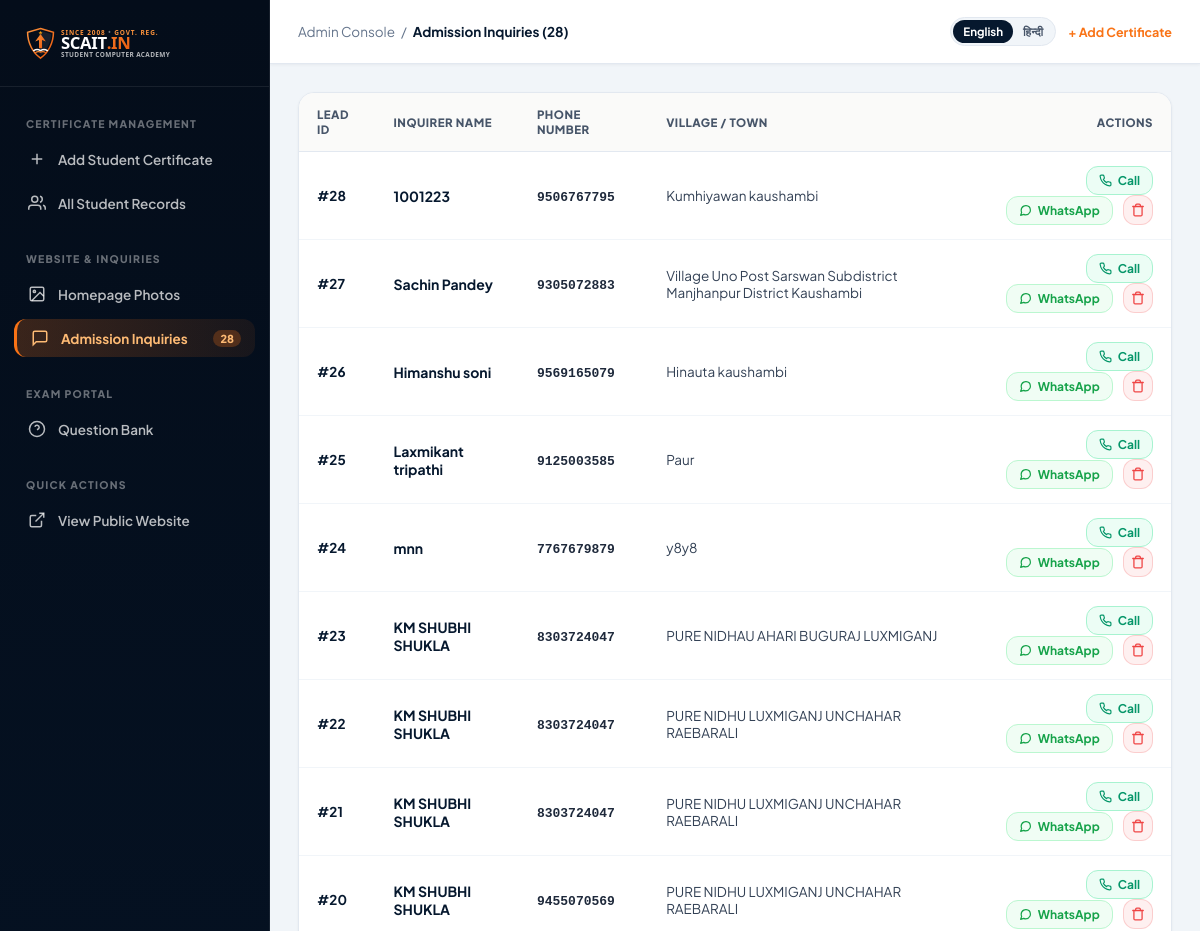
Page /admin-inquiries.php (signed in, upper part) on the earlier database version.
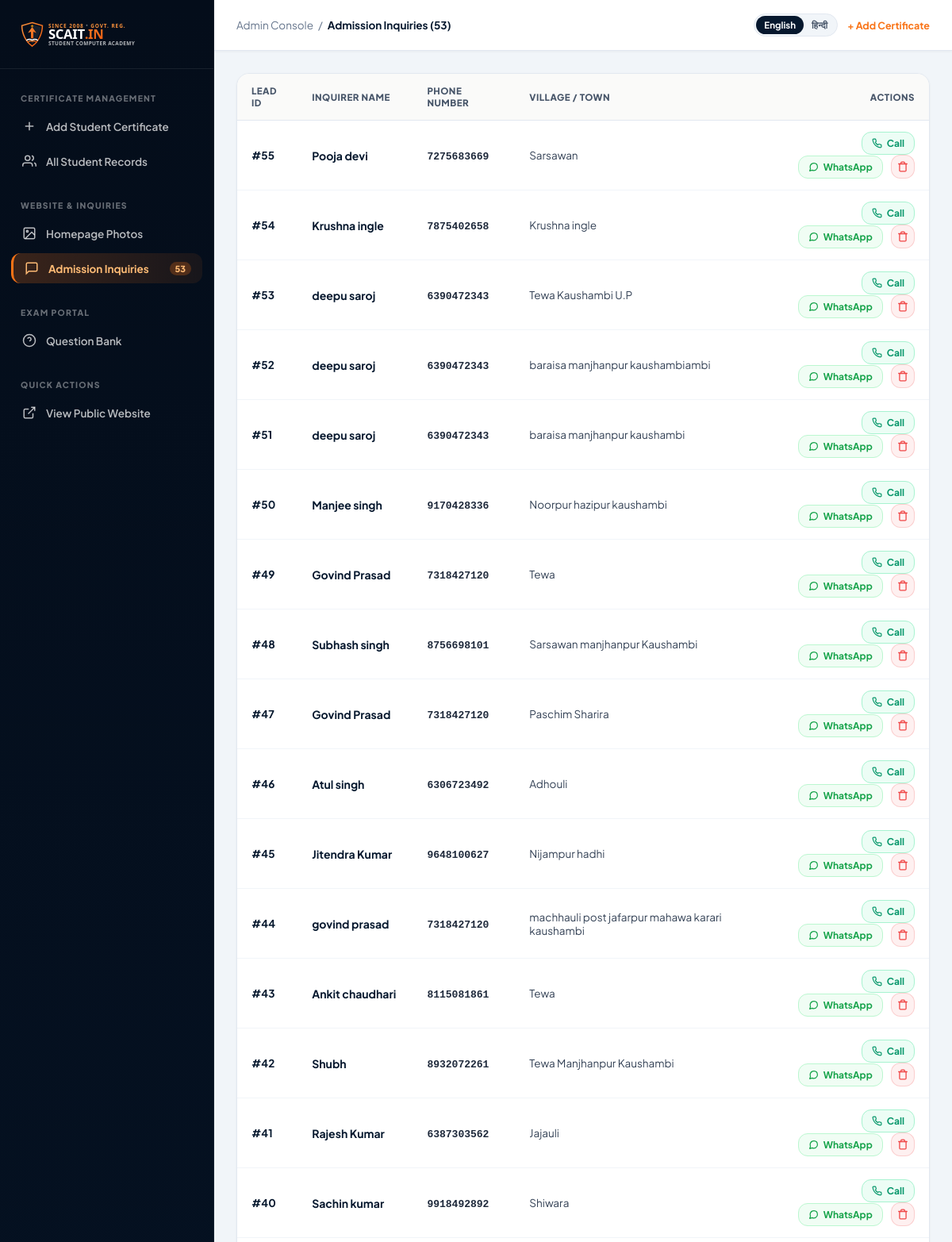
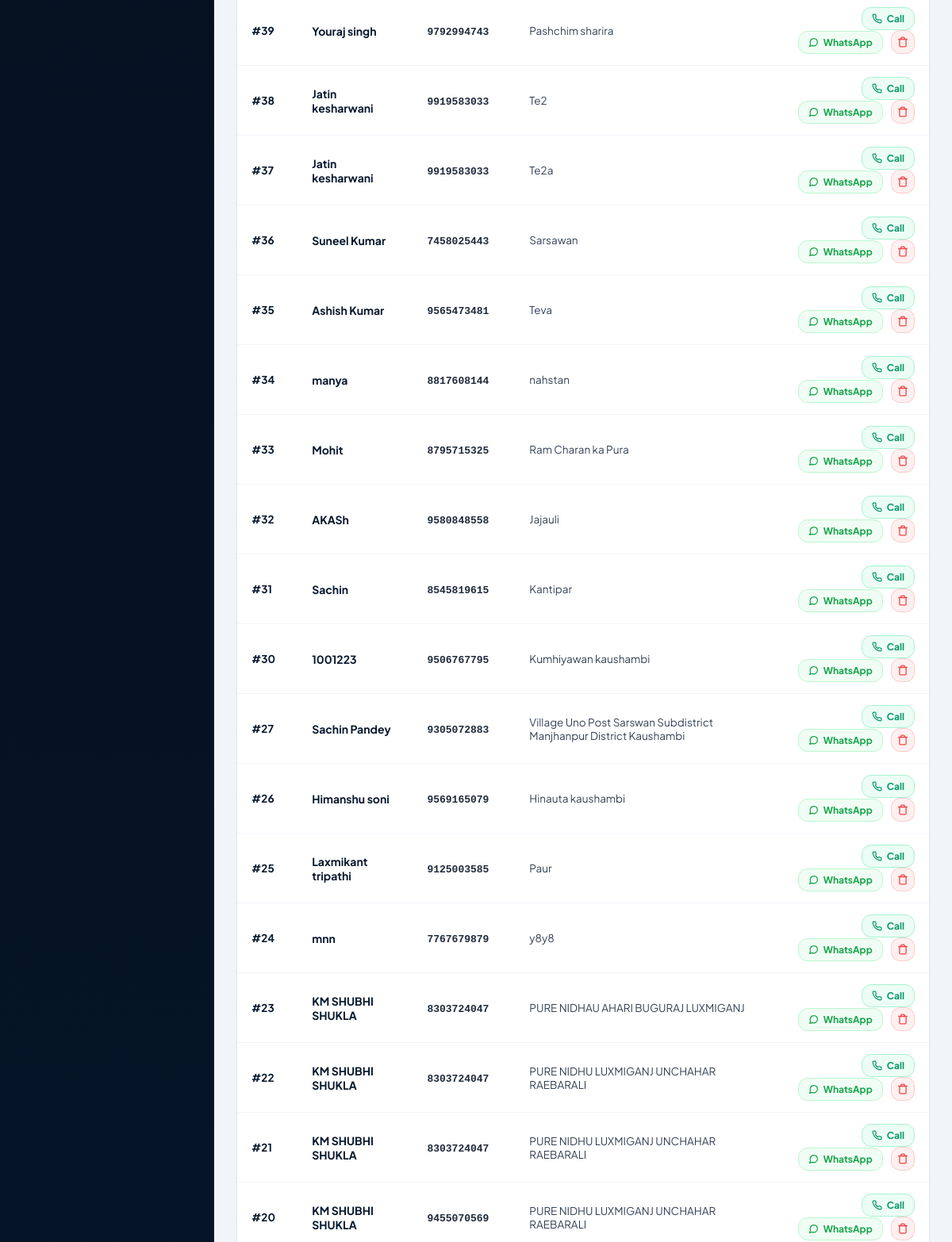
Same page on the later database version (2 pictures, top to bottom).
### tables this page shows
CREATE TABLE `s_adm` (
  `id` int(255) NOT NULL AUTO_INCREMENT,
  `Name` varchar(255) NOT NULL,
  `Phone` varchar(255) NOT NULL,
  `Address` varchar(255) NOT NULL,
  PRIMARY KEY (`id`)
);

### admin-inquiries.php (the view, shortened to what the changed rows need)
<?php
require_once('connection.php');
$result = mysqli_query($con, "SELECT * FROM s_adm ORDER BY id DESC");
$total_inquiries = $result ? mysqli_num_rows($result) : 0;
?>
<!DOCTYPE html>
<html lang="en">
<head>
</head>
<body>
    <aside class="admin-sidebar" id="adminSidebar">
        <nav class="sidebar-nav">
            <a href="admin-inquiries.php" class="sidebar-link active">
                <span class="icon"><svg viewBox="0 0 24 24" fill="none" stroke="currentColor" stroke-width="2"><path d="M21 15a2 2 0 0 1-2 2H7l-4 4V5a2 2 0 0 1 2-2h14a2 2 0 0 1 2 2z"/></svg></span>
                <span data-en="Admission Inquiries" data-hi="प्रवेश पूछताछ">Admission Inquiries</span>
                <span style="margin-left:auto; background:rgba(249,115,22,0.25); color:#fdba74; font-size:11px; font-weight:800; padding:2px 7px; border-radius:999px;"><?= $total_inquiries ?></span>
            </a>
        </nav>
    </aside>
    <main class="admin-main">
        <header class="admin-topbar">
            <div class="breadcrumb-text"><span data-en="Admin Console" data-hi="एडमिन कंसोल">Admin Console</span><span>/</span><strong data-en="Admission Inquiries (<?= $total_inquiries ?>)" data-hi="प्रवेश पूछताछ (<?= $total_inquiries ?>)">Admission Inquiries (<?= $total_inquiries ?>)</strong></div>
        </header>
        <div class="admin-content">
            <div class="table-card">
                <table class="records-table">
                    <thead>
                        <tr>
                            <th data-en="Lead ID" data-hi="लीड आईडी">Lead ID</th>
                            <th data-en="Inquirer Name" data-hi="छात्र का नाम">Inquirer Name</th>
                            <th data-en="Phone Number" data-hi="मोबाइल नंबर">Phone Number</th>
                            <th data-en="Village / Town" data-hi="गाँव / पता">Village / Town</th>
                            <th style="text-align:right;" data-en="Actions" data-hi="कार्य">Actions</th>
                        </tr>
                    </thead>
                    <tbody>
                        <?php if ($result && mysqli_num_rows($result) > 0): ?>
                            <?php while ($r = mysqli_fetch_assoc($result)):
                                $clean_phone = preg_replace('/[^0-9]/', '', $r['Phone']);
                            ?>
                                <tr>
                                    <td><strong style="color:var(--navy);">#<?= $r['id'] ?></strong></td>
                                    <td><strong style="font-size:14px; color:var(--navy);"><?= htmlspecialchars($r['Name']) ?></strong></td>
                                    <td>
                                        <a href="tel:<?= htmlspecialchars($clean_phone) ?>" style="font-weight:700; color:var(--slate-800); text-decoration:none; font-family:monospace; font-size:13px;">
                                            <?= htmlspecialchars($r['Phone']) ?>
                                        </a>
                                    </td>
                                    <td><?= htmlspecialchars($r['Address']) ?></td>
                                    <td style="text-align:right;">
                                        <a href="tel:<?= htmlspecialchars($clean_phone) ?>" class="btn-call">
                                            <span data-en="Call" data-hi="कॉल करें">Call</span>
                                        </a>
                                        <a href="https://api.whatsapp.com/send?phone=+91<?= htmlspecialchars($clean_phone) ?>&text=Hello%20<?= urlencode($r['Name']) ?>,%20regarding%20your%20admission%20inquiry%20at%20SCAIT%20Academy..." target="_blank" class="btn-wa">
                                            WhatsApp
                                        </a>
                                        <a href="admin-inquiries.php?del=<?= $r['id'] ?>" class="btn-del" onclick="return confirm('Delete this inquiry?');" style="margin-left:8px;" title="Delete Inquiry">
                                            <svg width="14" height="14" viewBox="0 0 24 24" fill="none" stroke="currentColor" stroke-width="2.2" stroke-linecap="round" stroke-linejoin="round"><polyline points="3 6 5 6 21 6"/><path d="M19 6v14a2 2 0 0 1-2 2H7a2 2 0 0 1-2-2V6m3 0V4a2 2 0 0 1 2-2h4a2 2 0 0 1 2 2v2"/></svg>
                                        </a>
                                    </td>
                                </tr>
                            <?php endwhile; ?>
                        <?php else: ?>
                            <tr><td colspan="5" style="text-align:center; padding:30px;" data-en="No admission inquiries yet." data-hi="अभी तक कोई प्रवेश पूछताछ नहीं है।">No admission inquiries yet.</td></tr>
                        <?php endif; ?>
                    </tbody>
                </table>
            </div>
        </div>
    </main>
</body>
</html>

Differences in the rows shown:
removed s_adm: id "28", Name "1001223", Phone "9506767795", Address "Kumhiyawan kaushambi"
added s_adm: id "55", Name "Pooja devi", Phone "7275683669", Address "Sarsawan"
added s_adm: id "54", Name "Krushna ingle", Phone "7875402658", Address "Krushna ingle"
added s_adm: id "53", Name "deepu saroj", Phone "6390472343", Address "Tewa Kaushambi U.P"
added s_adm: id "52", Name "deepu saroj", Phone "6390472343", Address "baraisa manjhanpur kaushambiambi"
added s_adm: id "51", Name "deepu saroj", Phone "6390472343", Address "baraisa manjhanpur kaushambi"
added s_adm: id "50", Name "Manjee singh", Phone "9170428336", Address "Noorpur hazipur kaushambi"
added s_adm: id "49", Name "Govind Prasad", Phone "7318427120", Address "Tewa"
added s_adm: id "48", Name "Subhash singh", Phone "8756698101", Address "Sarsawan manjhanpur Kaushambi"
added s_adm: id "47", Name "Govind Prasad", Phone "7318427120", Address "Paschim Sharira"
added s_adm: id "46", Name "Atul singh", Phone "6306723492", Address "Adhouli"
added s_adm: id "45", Name "Jitendra Kumar", Phone "9648100627", Address "Nijampur hadhi"
added s_adm: id "44", Name "govind prasad", Phone "7318427120", Address "machhauli post jafarpur mahawa karari kaushambi"
added s_adm: id "43", Name "Ankit chaudhari", Phone "8115081861", Address "Tewa"
added s_adm: id "42", Name "Shubh", Phone "8932072261", Address "Tewa Manjhanpur Kaushambi"
added s_adm: id "41", Name "Rajesh Kumar", Phone "6387303562", Address "Jajauli"
added s_adm: id "40", Name "Sachin kumar", Phone "9918492892", Address "Shiwara"
added s_adm: id "39", Name "Youraj singh", Phone "9792994743", Address "Pashchim sharira"
added s_adm: id "38", Name "Jatin kesharwani", Phone "9919583033", Address "Te2"
added s_adm: id "37", Name "Jatin kesharwani", Phone "9919583033", Address "Te2a"
added s_adm: id "36", Name "Suneel Kumar", Phone "7458025443", Address "Sarsawan"
added s_adm: id "35", Name "Ashish Kumar", Phone "9565473481", Address "Teva"
added s_adm: id "34", Name "manya", Phone "8817608144", Address "nahstan"
added s_adm: id "33", Name "Mohit", Phone "8795715325", Address "Ram Charan ka Pura"
added s_adm: id "32", Name "AKASh", Phone "9580848558", Address "Jajauli"
added s_adm: id "31", Name "Sachin", Phone "8545819615", Address "Kantipar"
added s_adm: id "30", Name "1001223", Phone "9506767795", Address "Kumhiyawan kaushambi"
Other differences:
$total_inquiries: "28" → "53"
text written by a page script: "Admission Inquiries (28)" → "Admission Inquiries (53)"
